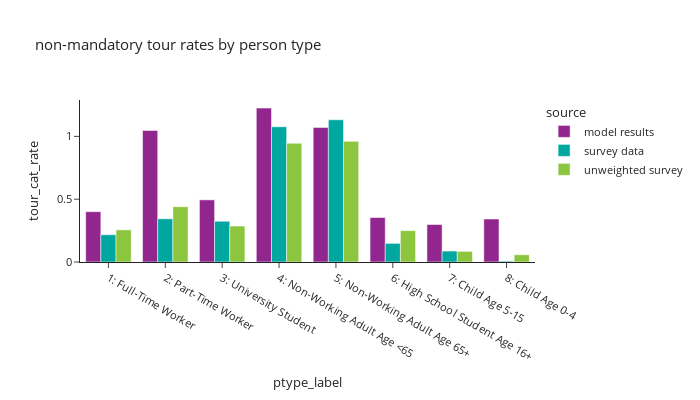

The code cell stored with this chart in its notebook:
### Markdown cell above
- tour rates

### Code cell
df_plot = non_m_tour_data. \
    groupby(['source','ptype_label','tour_category'])[['trip_weight_2017_2019']].sum().reset_index(). \
    merge(df_ptype_count, how='left', on=['source','ptype_label'])
df_plot['tour_cat_rate'] = df_plot['trip_weight_2017_2019']/df_plot['hh_weight_2017_2019']

fig = px.bar(df_plot, x="ptype_label", y="tour_cat_rate", color="source",barmode="group",
             # facet_col="ptype_label",facet_col_wrap=2,
             title="non-mandatory tour rates by person type")
fig.for_each_annotation(lambda a: a.update(text=a.text.split("=")[-1]))
fig.update_layout(height=400, width=700)
fig.show()

### Figure 1 — Plotly figure (JSON) as saved in the notebook; plotly's stock layout.template omitted (floating-point values rounded to 4 significant figures)
{"data": [{"alignmentgroup": "True", "hovertemplate": "source=model results<br>ptype_label=%{x}<br>tour_cat_rate=%{y}<extra></extra>", "legendgroup": "model results", "marker": {"color": "#91268F", "pattern": {"shape": ""}}, "name": "model results", "offsetgroup": "model results", "orientation": "v", "showlegend": true, "textposition": "auto", "type": "bar", "x": ["1: Full-Time Worker", "2: Part-Time Worker", "3: University Student", "4: Non-Working Adult Age <65", "5: Non-Working Adult Age 65+", "6: High School Student Age 16+", "7: Child Age 5-15", "8: Child Age 0-4"], "xaxis": "x", "y": [0.4005, 1.047, 0.4947, 1.225, 1.071, 0.3541, 0.2984, 0.3422], "yaxis": "y"}, {"alignmentgroup": "True", "hovertemplate": "source=survey data<br>ptype_label=%{x}<br>tour_cat_rate=%{y}<extra></extra>", "legendgroup": "survey data", "marker": {"color": "#00A7A0", "pattern": {"shape": ""}}, "name": "survey data", "offsetgroup": "survey data", "orientation": "v", "showlegend": true, "textposition": "auto", "type": "bar", "x": ["1: Full-Time Worker", "2: Part-Time Worker", "3: University Student", "4: Non-Working Adult Age <65", "5: Non-Working Adult Age 65+", "6: High School Student Age 16+", "7: Child Age 5-15", "8: Child Age 0-4"], "xaxis": "x", "y": [0.2171, 0.3442, 0.3243, 1.077, 1.132, 0.1483, 0.08711, 0.00673], "yaxis": "y"}, {"alignmentgroup": "True", "hovertemplate": "source=unweighted survey<br>ptype_label=%{x}<br>tour_cat_rate=%{y}<extra></extra>", "legendgroup": "unweighted survey", "marker": {"color": "#8CC63E", "pattern": {"shape": ""}}, "name": "unweighted survey", "offsetgroup": "unweighted survey", "orientation": "v", "showlegend": true, "textposition": "auto", "type": "bar", "x": ["1: Full-Time Worker", "2: Part-Time Worker", "3: University Student", "4: Non-Working Adult Age <65", "5: Non-Working Adult Age 65+", "6: High School Student Age 16+", "7: Child Age 5-15", "8: Child Age 0-4"], "xaxis": "x", "y": [0.2559, 0.4402, 0.2863, 0.9452, 0.9603, 0.25, 0.08443, 0.05749], "yaxis": "y"}], "layout": {"barmode": "group", "height": 400, "legend": {"title": {"text": "source"}, "tracegroupgap": 0}, "title": {"text": "non-mandatory tour rates by person type"}, "width": 700, "xaxis": {"anchor": "y", "domain": [0.0, 1.0], "title": {"text": "ptype_label"}}, "yaxis": {"anchor": "x", "domain": [0.0, 1.0], "title": {"text": "tour_cat_rate"}}}}
